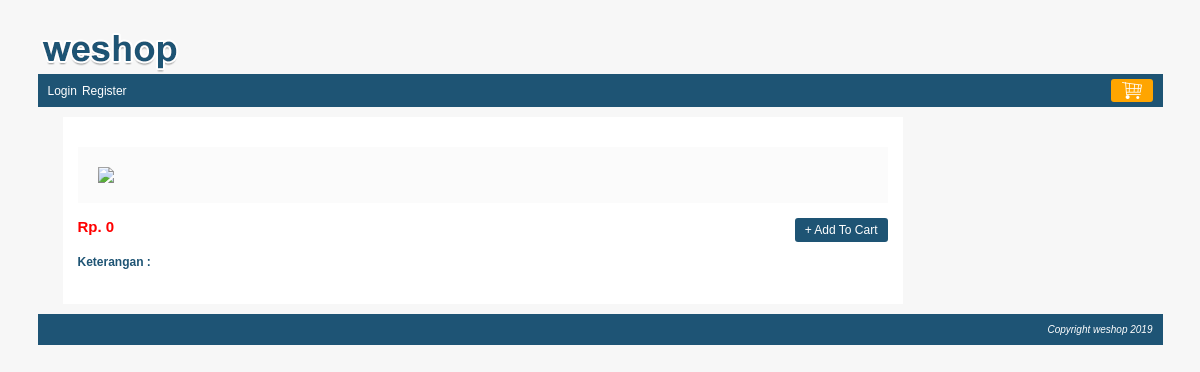
The app's page /index.php?page=detail&barang_id=5, older data.
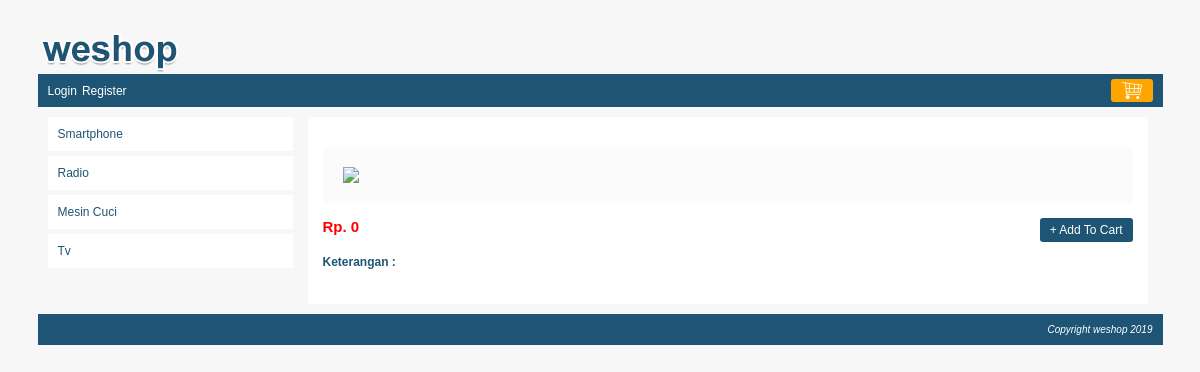
The same page, newer data.
### tables this page shows
CREATE TABLE `kategori` (
  `kategori_id` int(10) NOT NULL,
  `kategori` varchar(150) NOT NULL,
  `status` enum('on','off') NOT NULL
);

### function/helper.php (the view, shortened to what this page needs)
<?php
    function kategori($kategori_id = false){
	    global $koneksi;
	    $string ="<div id='menu-kategori'>";
			$string .= "<ul>";
				$query = mysqli_query($koneksi, "SELECT * FROM kategori WHERE status='on'");
				while ($row = mysqli_fetch_array($query)) {
					$kategori = strtolower($row['kategori']);
					if($kategori_id == $row['kategori_id']){
						$string .= "<li><a href='".BASE_URL."$row[kategori_id]/$kategori.html' class='active'>$row[kategori]</a></li>";
					}else{
				 		$string .= "<li><a href='".BASE_URL."$row[kategori_id]/$kategori.html'>$row[kategori]</a></li>";
					}
				}
			$string .= "</ul>";
		$string .= "</div>";
		return $string;
    }
?>

Row changes from the older to the newer data that the page shows:
added kategori: kategori "Smartphone"
added kategori: kategori "Radio"
added kategori: kategori "Mesin Cuci"
added kategori: kategori "Tv"
